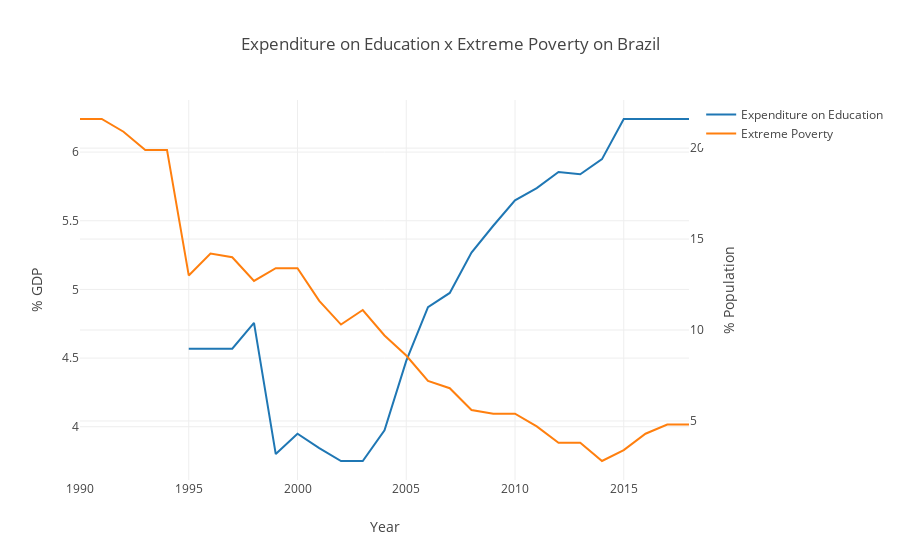

Notebook code for this chart:
### Markdown cell above
### Brazil

### Code cell
fig_brazil = expenditure_edu_x_ext_poverty('Brazil')
py(fig_brazil)

### Figure 1 — Plotly figure (JSON) as saved in the notebook; plotly's stock layout.template omitted (floating-point values rounded to 4 significant figures)
{"data": [{"name": "Expenditure on Education", "type": "scatter", "uid": "229532ac-1de1-450a-820e-698c2ff63f18", "x": ["1990", "1991", "1992", "1993", "1994", "1995", "1996", "1997", "1998", "1999", "2000", "2001", "2002", "2003", "2004", "2005", "2006", "2007", "2008", "2009", "2010", "2011", "2012", "2013", "2014", "2015", "2016", "2017", "2018"], "y": [null, null, null, null, null, 4.568, 4.568, 4.568, 4.757, 3.801, 3.949, 3.845, 3.75, 3.75, 3.974, 4.479, 4.871, 4.974, 5.269, 5.464, 5.649, 5.737, 5.855, 5.839, 5.948, 6.241, 6.241, 6.241, 6.241]}, {"name": "Extreme Poverty", "type": "scatter", "uid": "ef491a1c-c083-496c-a4d9-29ab05648176", "x": ["1990", "1991", "1992", "1993", "1994", "1995", "1996", "1997", "1998", "1999", "2000", "2001", "2002", "2003", "2004", "2005", "2006", "2007", "2008", "2009", "2010", "2011", "2012", "2013", "2014", "2015", "2016", "2017", "2018"], "y": [21.6, 21.6, 20.9, 19.9, 19.9, 13, 14.2, 14, 12.7, 13.4, 13.4, 11.6, 10.3, 11.1, 9.7, 8.6, 7.2, 6.8, 5.6, 5.4, 5.4, 4.7, 3.8, 3.8, 2.8, 3.4, 4.3, 4.8, 4.8], "yaxis": "y2"}], "layout": {"title": {"text": "Expenditure on Education x Extreme Poverty on Brazil"}, "xaxis": {"title": {"text": "Year"}}, "yaxis": {"title": {"text": "% GDP"}}, "yaxis2": {"overlaying": "y", "side": "right", "title": {"text": "% Population"}}}}
